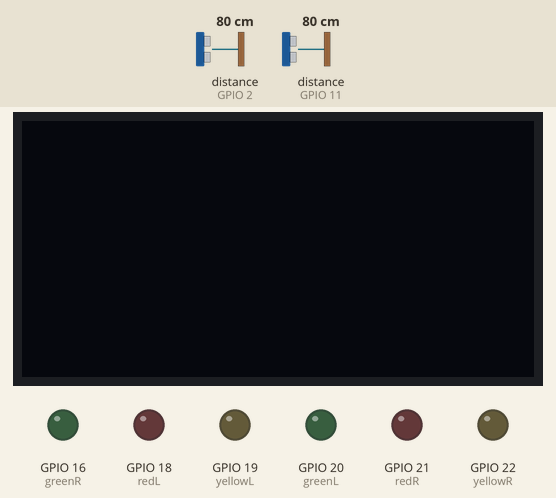
Bench run of a program on a simulated ESP32 board running MicroPython. On the bench: 128×64 one-colour display, output pins drawn as LEDs (lit = HIGH). The inputs (shaded band) are chosen by the test bench; at power-on: distance to the obstacle (sensors on GPIO 2, GPIO 11) 80 cm. The echo pulse lasts 58.3 µs per cm; pins used as bus, display or sensor lines are not drawn; what the program prints to the serial console is not drawn.

Above: at 2.7 s.
2.8 s: distance to the obstacle (sensor on GPIO 2) set to 2 cm
4.3 s: distance to the obstacle (sensor on GPIO 11) set to 12 cm
5.8 s: distance to the obstacle (sensor on GPIO 11) set to 9 cm
At 5.98 s:
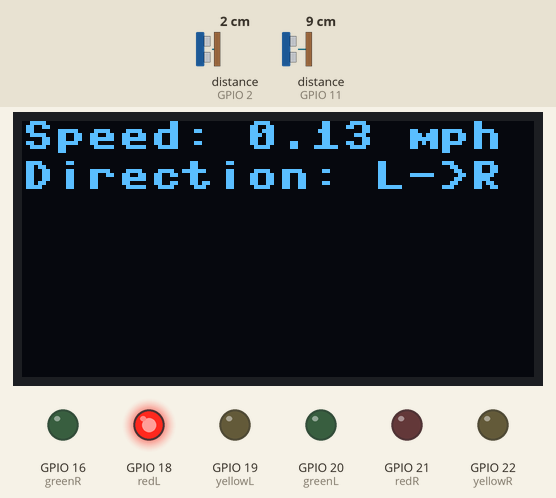
At 7.61 s:
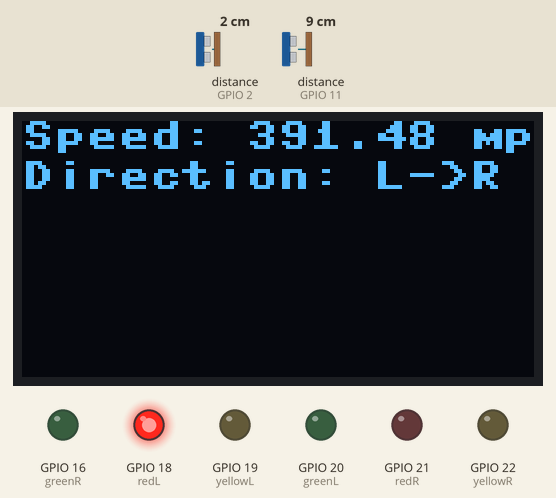
Timing chart, 0 to 9.1 s (numbered marks = the images above; inputs shaded):
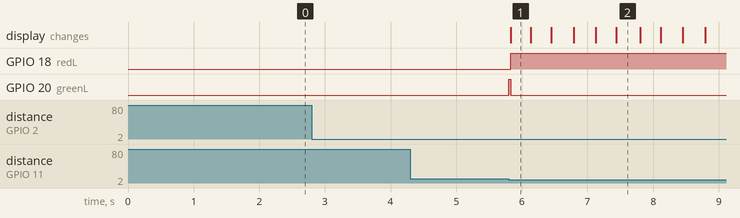

The program:

Pico.py
```python
from machine import UART, Pin, I2C
import utime
import ssd1306

# Initialize UART for ESP32 Cam
uart0 = UART(0, baudrate=115200)
uart0.init(baudrate=115200, tx=Pin(0), rx=Pin(1))

# Initialize HC-SR04 sensors
trigger1 = Pin(3, Pin.OUT)
echo1 = Pin(2, Pin.IN)
trigger2 = Pin(10, Pin.OUT)
echo2 = Pin(11, Pin.IN)

#LEDs
greenL = Pin(20, Pin.OUT)
yellowL = Pin(19, Pin.OUT)
redL = Pin(18, Pin.OUT)
greenR = Pin(16, Pin.OUT)
yellowR = Pin(22, Pin.OUT)
redR = Pin(21, Pin.OUT)

# Initialize I2C for SSD1306 OLED display
i2c = I2C(0, scl=Pin(5), sda=Pin(4))
display = ssd1306.SSD1306_I2C(128, 64, i2c)

sensor_distance = 17.5  # in centimeters

def get_distance(trigger, echo):
    trigger.low()
    utime.sleep_us(2)
    trigger.high()
    utime.sleep_us(5)
    trigger.low()
    while echo.value() == 0:
        signaloff = utime.ticks_us()
    while echo.value() == 1:
        signalon = utime.ticks_us()
    time_passed = signalon - signaloff
    distance = (time_passed * 0.0343) / 2  # in centimeters
    return distance

def display_speed_direction(speed_m_s, direction):
    greenL.low()
    yellowL.low()
    redL.low()
    greenR.low()
    yellowR.low()
    redR.low()
    speed_mph = speed_m_s * 2.237
    if speed_mph < 1:
        if direction is "L->R":
            greenL.high()
        else:
            greenR.high()
    elif 2 <= speed_mph <= 2.5:
        if direction is "L->R":
            yellowL.high()
        else:
            yellowR.high()
    else:
        if direction is "L->R":
            redL.high()
        else:
            redR.high()
        uart0.write("trigger\n")
        print("Sending command to ESP32!\n")
    display.fill(0)  # Clear the display
    display.text('Speed: {:.2f} mph'.format(speed_mph), 0, 0)
    display.text(f"Direction: {direction}", 0, 10)
    display.show()

def main():
    try:
        while True:
            detectionL = detectionR = False
            start_timeL = start_timeR = 0
            print("Waiting for object detection...")

            while not (detectionL and detectionR):
                if not detectionL and get_distance(trigger1, echo1) <= 10:
                    start_timeL = utime.ticks_ms()
                    print("Object detected at sensor 1")
                    detectionL = True

                if not detectionR and get_distance(trigger2, echo2) <= 10:
                    start_timeR = utime.ticks_ms()
                    print("Object detected at sensor 2")
                    detectionR = True

            # Calculate the direction and speed of movement
            if detectionL and detectionR:
                time_difference = abs(start_timeR - start_timeL) / 1000  # Ensure no negative time
                if time_difference > 0:
                    speed_cm_s = sensor_distance / time_difference
                    speed_m_s = speed_cm_s / 100  # Convert cm/s to m/s
                    direction = "L->R" if start_timeL < start_timeR else "R->L"
                    print(f"Object moving {direction}")
                    display_speed_direction(speed_m_s, direction)
                else:
                    print("No movement detected or too fast to calculate")
            else:
                print("Object detected only at one sensor")

    except Exception as e:
        print("Error:", e)

if __name__ == "__main__":
    utime.sleep(1.5)
    main()
```

Measured:
- the behaviour switches between 11 and 10 cm on distance to the obstacle (sensor on GPIO 11) (found by bisection; images 0 and 1)
- after the input at 2.8 s, every drawn part: stays the same
- after the input at 4.3 s, every drawn part: stays the same
- after the input at 5.8 s, GPIO 18 (redL): LOW → HIGH at once; GPIO 20 (greenL): LOW → HIGH at once, → LOW 0.03 s later; the display: changes at once (image 1)
